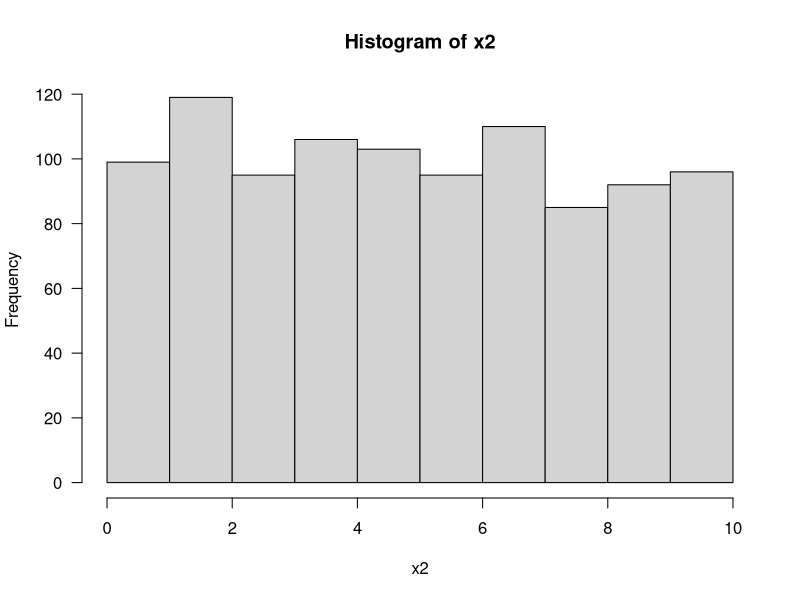
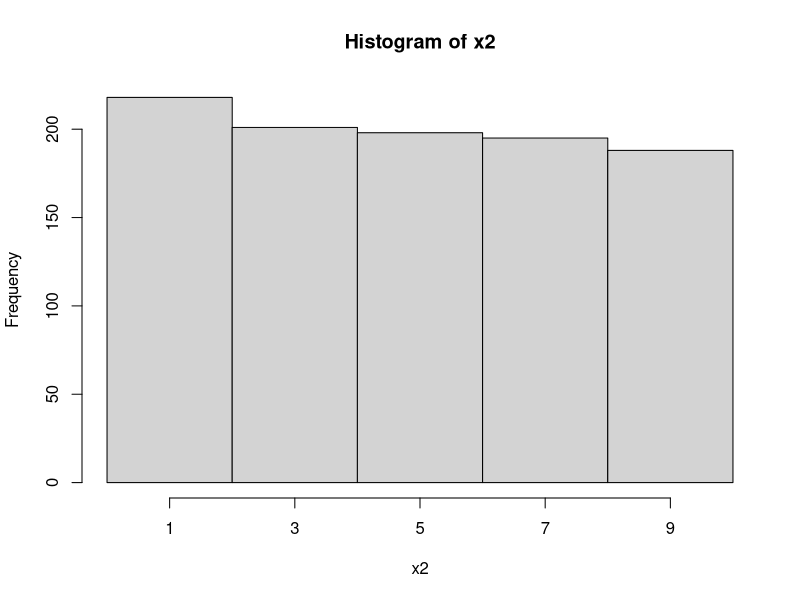
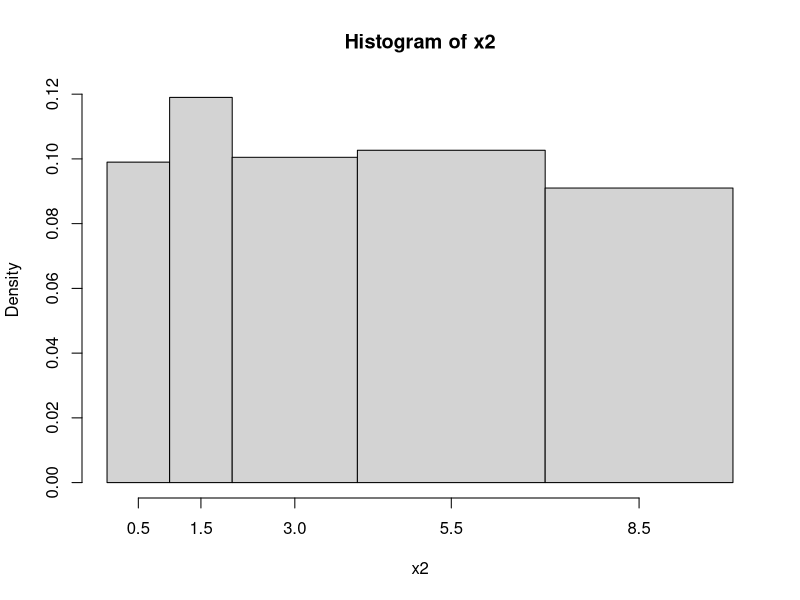
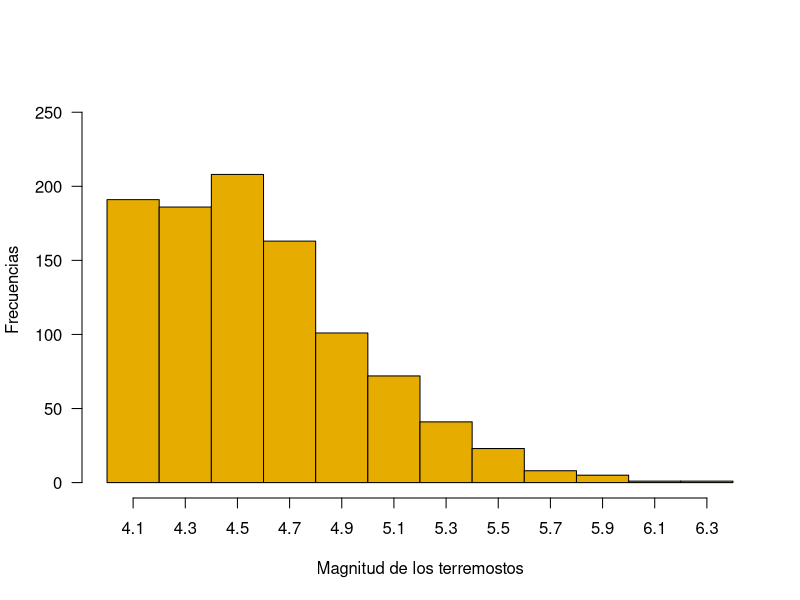
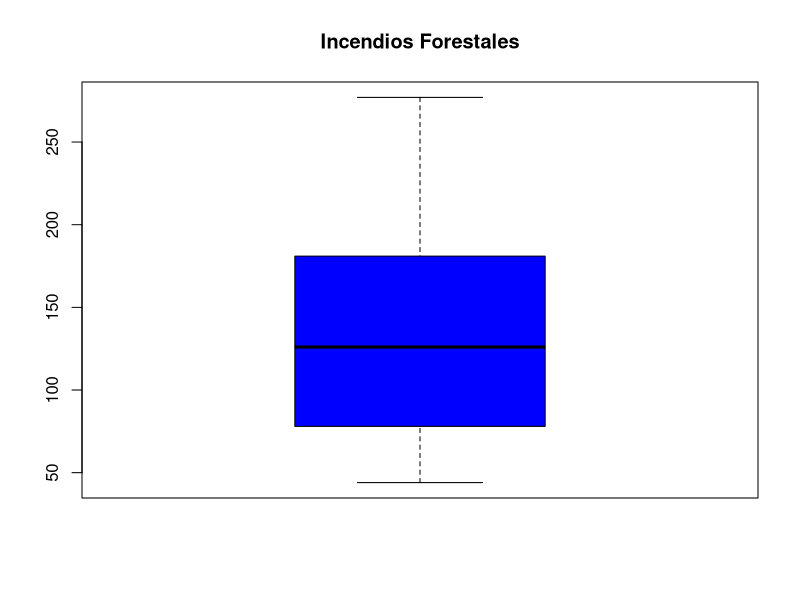

Here is the R script that generated these plots, in order:
# Tarea 4
# 03/09/22
# Jorge Iván Garza Aldape

# Histogramas

# Problema 1

set.seed(9875)
size <- 1000
x2 <- round(runif(n = size, min = 0, max = 10), 2)

h.x2 <- hist(x2, las = 1)
h.x2

h.x2$breaks

h.x2 <- hist(x2, xaxt = "n", breaks = c(0, 2, 4, 6, 8, 10))
axis(1, h.x2$mids)

H.x2 <- hist(x2, xaxt = "n", breaks = c(0, 1, 2, 4, 7, 10))
axis(1, H.x2$mids)

# Problema 2

# A) A
# B) D
# C) C
# D) B
# E) A, B y D

# Problema 3

data("quakes")

mags <- hist(quakes$mag, xaxt = "n",
             col = "#e6ac00", xlab = "Magnitud de los terremostos",
             ylab = "Frecuencias", main = "", las = 1,
             ylim = c(0,260))
axis(1, mags$mids)

# A) Sesgada a la derecha
# B) 4.1 - 4.4
# C)
range(quakes)
max(quakes) - min(quakes)
# D)
library(dplyr)
magni1 <- quakes%>%
  filter(mag == "5.3")%>%
  select(mag, stations)

porcen5.3 <- (length(magni1$mag)/length(quakes$mag)) * 100
porcen5.3
# E)
magni2 <- quakes %>% 
  filter(mag >= "5") %>% 
  select(mag, stations)
magni2

porcent5 <- (length(magni2$mag)/length(quakes$mag)) * 100
porcent5
# F)
magni3 <- quakes %>% 
  filter(mag <= "4.6") %>% 
  select(mag, stations)
magni3

porcent4.6 <- (length(magni3$mag)/length(quakes$mag)) * 100
porcent4.6


# Boxplots

# Problema 4

# B: 50%

# Problema 5

# A) Especie F
# B) Especie C
# C) Especie F
# D) Especie C
# E) Especie H
# F) Especie F
# G) Especie C
# H) Especie F
# I) Ninguna especie
# J) Ninguna porque son figuras geométricas


# Problema 6

fires <- c(78, 44, 47, 105, 126, 181, 277, 210, 155)
fires

min(fires)

max(fires)

range(fires)
max(fires) - min(fires)

quantile(fires, 0.25)
quantile(fires, 0.50)
quantile(fires, 0.75)

mean(fires)

var(fires)

sd(fires)

boxplot(fires, main = "Incendios Forestales",
        col = "blue")